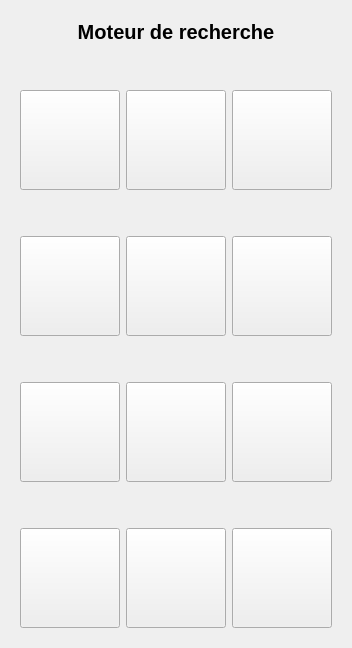
     <widget class="QWidget" name="recherchePage">
      <layout class="QVBoxLayout" name="verticalLayout_9">
       <item>
        <widget class="QStackedWidget" name="arreraRecherche">
         <property name="currentIndex">
          <number>0</number>
         </property>
         <widget class="QWidget" name="moteur">
          <layout class="QVBoxLayout" name="verticalLayout_10">
           <item>
            <widget class="QLabel" name="LINDCMOTEURRECHERCHE">
             <property name="font">
              <font>
               <pointsize>15</pointsize>
               <bold>true</bold>
              </font>
             </property>
             <property name="text">
              <string>Moteur de recherche</string>
             </property>
             <property name="alignment">
              <set>Qt::AlignmentFlag::AlignCenter</set>
             </property>
            </widget>
           </item>
           <item>
            <spacer name="verticalSpacer_18">
             <property name="orientation">
              <enum>Qt::Orientation::Vertical</enum>
             </property>
             <property name="sizeHint" stdset="0">
              <size>
               <width>20</width>
               <height>40</height>
              </size>
             </property>
            </spacer>
           </item>
           <item>
            <layout class="QGridLayout" name="gridLayout_3">
             <item row="4" column="0">
              <spacer name="verticalSpacer_2">
               <property name="orientation">
                <enum>Qt::Orientation::Vertical</enum>
               </property>
               <property name="sizeHint" stdset="0">
                <size>
                 <width>20</width>
                 <height>40</height>
                </size>
               </property>
              </spacer>
             </item>
             <item row="7" column="0">
              <widget class="QPushButton" name="IDC_MOTEURWORDREFERENCE">
               <property name="minimumSize">
                <size>
                 <width>100</width>
                 <height>100</height>
                </size>
               </property>
               <property name="maximumSize">
                <size>
                 <width>100</width>
                 <height>100</height>
                </size>
               </property>
               <property name="text">
                <string/>
               </property>
               <property name="icon">
                <iconset resource="../../resource.qrc">
                 <normaloff>:/recherche/img/recherche/wordreference.png</normaloff>:/recherche/img/recherche/wordreference.png</iconset>
               </property>
               <property name="iconSize">
                <size>
                 <width>95</width>
                 <height>95</height>
                </size>
               </property>
              </widget>
             </item>
             <item row="2" column="0">
              <spacer name="verticalSpacer">
               <property name="orientation">
                <enum>Qt::Orientation::Vertical</enum>
               </property>
               <property name="sizeHint" stdset="0">
                <size>
                 <width>20</width>
                 <height>40</height>
                </size>
               </property>
              </spacer>
             </item>
             <item row="1" column="2">
              <widget class="QPushButton" name="IDC_MOTEURBING">
               <property name="minimumSize">
                <size>
                 <width>100</width>
                 <height>100</height>
                </size>
               </property>
               <property name="maximumSize">
                <size>
                 <width>100</width>
                 <height>100</height>
                </size>
               </property>
               <property name="text">
                <string/>
               </property>
               <property name="icon">
                <iconset resource="../../resource.qrc">
                 <normaloff>:/recherche/img/recherche/bing.png</normaloff>:/recherche/img/recherche/bing.png</iconset>
               </property>
               <property name="iconSize">
                <size>
                 <width>95</width>
                 <height>95</height>
                </size>
               </property>
              </widget>
             </item>
             <item row="7" column="1">
              <widget class="QPushButton" name="IDC_MOTEURYT">
               <property name="minimumSize">
                <size>
                 <width>100</width>
                 <height>100</height>
                </size>
               </property>
               <property name="maximumSize">
                <size>
                 <width>100</width>
                 <height>100</height>
                </size>
               </property>
               <property name="text">
                <string/>
               </property>
               <property name="icon">
                <iconset resource="../../resource.qrc">
                 <normaloff>:/recherche/img/recherche/youtube.png</normaloff>:/recherche/img/recherche/youtube.png</iconset>
               </property>
               <property name="iconSize">
                <size>
                 <width>95</width>
                 <height>95</height>
                </size>
               </property>
              </widget>
             </item>
             <item row="5" column="2">
              <widget class="QPushButton" name="IDC_MOTEURAMAZON">
               <property name="minimumSize">
                <size>
                 <width>100</width>
                 <height>100</height>
                </size>
               </property>
               <property name="maximumSize">
                <size>
                 <width>100</width>
                 <height>100</height>
                </size>
               </property>
               <property name="text">
                <string/>
               </property>
               <property name="icon">
                <iconset resource="../../resource.qrc">
                 <normaloff>:/recherche/img/recherche/amazon.png</normaloff>:/recherche/img/recherche/amazon.png</iconset>
               </property>
               <property name="iconSize">
                <size>
                 <width>95</width>
                 <height>95</height>
                </size>
               </property>
              </widget>
             </item>
             <item row="1" column="1">
              <widget class="QPushButton" name="IDC_MOTEURGOOGLE">
               <property name="minimumSize">
                <size>
                 <width>100</width>
                 <height>100</height>
                </size>
               </property>
               <property name="maximumSize">
                <size>
                 <width>100</width>
                 <height>100</height>
                </size>
               </property>
               <property name="text">
                <string/>
               </property>
               <property name="icon">
                <iconset resource="../../resource.qrc">
                 <normaloff>:/recherche/img/recherche/google.png</normaloff>:/recherche/img/recherche/google.png</iconset>
               </property>
               <property name="iconSize">
                <size>
                 <width>95</width>
                 <height>95</height>
                </size>
               </property>
              </widget>
             </item>
             <item row="7" column="2">
              <widget class="QPushButton" name="IDC_MOTEURREVERSO">
               <property name="minimumSize">
                <size>
                 <width>100</width>
                 <height>100</height>
                </size>
               </property>
               <property name="maximumSize">
                <size>
                 <width>100</width>
                 <height>100</height>
                </size>
               </property>
               <property name="text">
                <string/>
               </property>
               <property name="icon">
                <iconset resource="../../resource.qrc">
                 <normaloff>:/recherche/img/recherche/reverso.png</normaloff>:/recherche/img/recherche/reverso.png</iconset>
               </property>
               <property name="iconSize">
                <size>
                 <width>95</width>
                 <height>95</height>
                </size>
               </property>
              </widget>
             </item>
             <item row="5" column="0">
              <widget class="QPushButton" name="IDC_MOTEURBIGSEARCH">
               <property name="minimumSize">
                <size>
                 <width>100</width>
                 <height>100</height>
                </size>
               </property>
               <property name="maximumSize">
                <size>
                 <width>100</width>
                 <height>100</height>
                </size>
               </property>
               <property name="text">
                <string/>
               </property>
               <property name="icon">
                <iconset resource="../../resource.qrc">
                 <normaloff>:/recherche/img/recherche/bigsearch.png</normaloff>:/recherche/img/recherche/bigsearch.png</iconset>
               </property>
               <property name="iconSize">
                <size>
                 <width>95</width>
                 <height>95</height>
                </size>
               </property>
              </widget>
             </item>
             <item row="3" column="2">
              <widget class="QPushButton" name="IDC_MOTEURQWANT">
               <property name="minimumSize">
                <size>
                 <width>100</width>
                 <height>100</height>
                </size>
               </property>
               <property name="maximumSize">
                <size>
                 <width>100</width>
                 <height>100</height>
                </size>
               </property>
               <property name="text">
                <string/>
               </property>
               <property name="icon">
                <iconset resource="../../resource.qrc">
                 <normaloff>:/recherche/img/recherche/qwant.png</normaloff>:/recherche/img/recherche/qwant.png</iconset>
               </property>
               <property name="iconSize">
                <size>
                 <width>95</width>
                 <height>95</height>
                </size>
               </property>
              </widget>
             </item>
             <item row="1" column="0">
              <widget class="QPushButton" name="IDC_MOTEURDUCK">
               <property name="minimumSize">
                <size>
                 <width>100</width>
                 <height>100</height>
                </size>
               </property>
               <property name="maximumSize">
                <size>
                 <width>100</width>
                 <height>100</height>
                </size>
               </property>
               <property name="text">
                <string/>
               </property>
               <property name="icon">
                <iconset resource="../../resource.qrc">
                 <normaloff>:/recherche/img/recherche/duckduckgo.png</normaloff>:/recherche/img/recherche/duckduckgo.png</iconset>
               </property>
               <property name="iconSize">
                <size>
                 <width>95</width>
                 <height>95</height>
                </size>
               </property>
              </widget>
             </item>
             <item row="3" column="1">
              <widget class="QPushButton" name="IDC_MOTEURECOSIA">
               <property name="minimumSize">
                <size>
                 <width>100</width>
                 <height>100</height>
                </size>
               </property>
               <property name="maximumSize">
                <size>
                 <width>100</width>
                 <height>100</height>
                </size>
               </property>
               <property name="text">
                <string/>
               </property>
               <property name="icon">
                <iconset resource="../../resource.qrc">
                 <normaloff>:/recherche/img/recherche/ecosia.png</normaloff>:/recherche/img/recherche/ecosia.png</iconset>
               </property>
               <property name="iconSize">
                <size>
                 <width>95</width>
                 <height>95</height>
                </size>
               </property>
              </widget>
             </item>
             <item row="3" column="0">
              <widget class="QPushButton" name="IDC_MOTEURBRAVE">
               <property name="minimumSize">
                <size>
                 <width>100</width>
                 <height>100</height>
                </size>
               </property>
               <property name="maximumSize">
                <size>
                 <width>100</width>
                 <height>100</height>
                </size>
               </property>
               <property name="text">
                <string/>
               </property>
               <property name="icon">
                <iconset resource="../../resource.qrc">
                 <normaloff>:/recherche/img/recherche/brave.png</normaloff>:/recherche/img/recherche/brave.png</iconset>
               </property>
               <property name="iconSize">
                <size>
                 <width>95</width>
                 <height>95</height>
                </size>
               </property>
              </widget>
             </item>
             <item row="5" column="1">
              <widget class="QPushButton" name="IDC_MOTEURWIKIPEDIA">
               <property name="minimumSize">
                <size>
                 <width>100</width>
                 <height>100</height>
                </size>
               </property>
               <property name="maximumSize">
                <size>
                 <width>100</width>
                 <height>100</height>
                </size>
               </property>
               <property name="text">
                <string/>
               </property>
               <property name="icon">
                <iconset resource="../../resource.qrc">
                 <normaloff>:/recherche/img/recherche/wikipedia.png</normaloff>:/recherche/img/recherche/wikipedia.png</iconset>
               </property>
               <property name="iconSize">
                <size>
                 <width>95</width>
                 <height>95</height>
                </size>
               </property>
              </widget>
             </item>
             <item row="6" column="0">
              <spacer name="verticalSpacer_3">
               <property name="orientation">
                <enum>Qt::Orientation::Vertical</enum>
               </property>
               <property name="sizeHint" stdset="0">
                <size>
                 <width>20</width>
                 <height>40</height>
                </size>
               </property>
              </spacer>
             </item>
            </layout>
           </item>
          </layout>
         </widget>
         <widget class="QWidget" name="historique">
          <layout class="QVBoxLayout" name="verticalLayout_11">
           <item>
            <widget class="QLabel" name="LINCHISTRECHERCHE">
             <property name="font">
              <font>
               <pointsize>15</pointsize>
               <bold>true</bold>
              </font>
             </property>
             <property name="text">
              <string>Historique de recherche</string>
             </property>
             <property name="alignment">
              <set>Qt::AlignmentFlag::AlignCenter</set>
             </property>
            </widget>
           </item>
           <item>
            <widget class="QPlainTextEdit" name="SHOWHISTORIQUEUSER"/>
           </item>
          </layout>
         </widget>
        </widget>
       </item>
      </layout>
     </widget>
